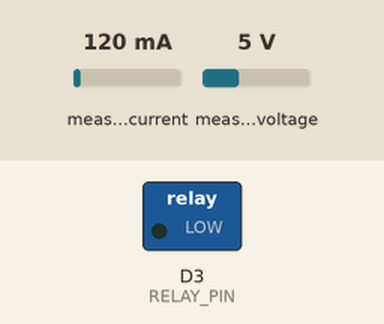
Simulated run of this sketch. Board: ESP8266 (NodeMCU). On the bench: switched loads named in the sketch (green lamp = pin HIGH). The test bench sets the inputs (shaded band); at power-on: measured current 120 mA, measured voltage 5 V. WiFi joins after 1.5 s; servers stay silent unless stated; uploads are accepted with an empty reply; what the sketch prints to the serial monitor is not drawn.

Above: at 3.2 s.
3.3 s: measured current set to 40 mA
At 16.0 s:
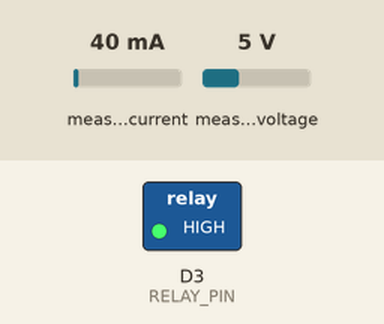
Timing chart, 0 to 17.2 s (numbered marks = the images above; inputs shaded):
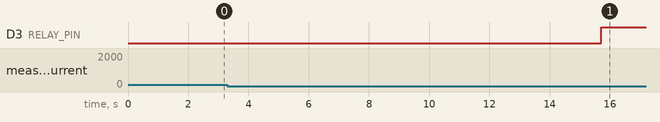

The sketch:

NILM_Database.ino
```cpp
#include <ESP8266WiFi.h>
#include <WiFiClientSecure.h>
#include <PZEM004Tv30.h>
#include <ESP8266WebServer.h>
#include <math.h>

#define PZEM_RX_PIN D5
#define PZEM_TX_PIN D6
#define RELAY_PIN D3

SoftwareSerial pzemSWSerial(PZEM_RX_PIN, PZEM_TX_PIN);
PZEM004Tv30 pzem(pzemSWSerial);

const char* ssid = "Abiola";
const char* password = "porter1234567";

ESP8266WebServer server(80);
const char* host = "script.google.com";
const int httpsPort = 443;

unsigned long previousMillis = 0;
const unsigned long onDuration = 60000;  // Relay ON for 60 seconds
const unsigned long offDuration = 15000; // Relay OFF for 15 seconds
bool relayState = LOW; // Initial state of the relay (OFF)
int cycleCount = 0; // Initialize the cycle counter

WiFiClientSecure client;

String GAS_ID = "AKfycbxrnlSi7GkXU7EkDmo0vLFK0IiNG1cDes_lxX7N0rOUOsDSwDMijB4EaH08dBZwXZ7_";

void setup() {
  Serial.begin(115200);
  delay(500);
  pzem.resetEnergy();
  pinMode(RELAY_PIN, OUTPUT);
  digitalWrite(RELAY_PIN, relayState); // Set initial relay state

  WiFi.begin(ssid, password);
  Serial.println("");

  Serial.print("Connecting");
  while (WiFi.status() != WL_CONNECTED) {
    Serial.print(".");
    delay(500); // Add a small delay to avoid overwhelming the Serial output
  }
  Serial.println("");
  Serial.print("Successfully connected to: ");
  Serial.println(ssid);
  Serial.print("IP address: ");
  Serial.println(WiFi.localIP());
  client.setInsecure();
  server.begin();
}

void loop() {
  if (cycleCount >= 50) {
    Serial.println("Cycle limit reached. Stopping data transmission.");
    return; // Stop the loop after 50 cycles
  }

  if (!client.connect(host, httpsPort)) {
    Serial.println("Connection failed");
    return;
  }

  float v = pzem.voltage();
  float c = pzem.current();
  float p = pzem.power();
  float e = pzem.energy();
  float f = pzem.frequency();
  float pf = pzem.pf();

  if (isnan(v)) v = 0;
  if (isnan(c)) c = 0;
  if (isnan(p)) p = 0;
  if (isnan(e)) e = 0;
  if (isnan(f)) f = 0;
  if (isnan(pf)) pf = 0;

  String string_voltage = String(v);
  String string_current = String(c);
  String string_pf = String(pf);
  String string_energy = String(e);
  String string_power = String(p);
  String string_frequency = String(f);

  String url = "/macros/s/" + GAS_ID + "/exec?Voltage=" + string_voltage +
               "&Current=" + string_current + "&pf=" + string_pf +
               "&Energy=" + string_energy + "&Power=" + string_power +
               "&frequency=" + string_frequency;

  Serial.print("Requesting URL: ");
  Serial.println(url);

  // Relay control logic
  unsigned long currentMillis = millis();

  if (relayState == LOW && (currentMillis - previousMillis >= offDuration)) {
    relayState = HIGH;
    digitalWrite(RELAY_PIN, relayState);
    previousMillis = currentMillis;
  } else if (relayState == HIGH && (currentMillis - previousMillis >= onDuration)) {
    relayState = LOW;
    digitalWrite(RELAY_PIN, relayState);
    previousMillis = currentMillis;
    cycleCount++; // Increment the cycle counter each time the relay turns OFF
  }

  client.print(String("GET ") + url + " HTTP/1.1\r\n" +
               "Host: " + host + "\r\n" +
               "User-Agent: BuildFailureDetectorESP8266\r\n" +
               "Connection: close\r\n\r\n");

  Serial.println("Request sent");

  while (client.connected()) {
    String line = client.readStringUntil('\n');
    if (line.startsWith("HTTP/1.1")) {
      Serial.print("Status: ");
      Serial.println(line);
    }
    Serial.println(line);
  }

  Serial.println("Closing connection");
  Serial.println("==========");
  Serial.println();
}
```
